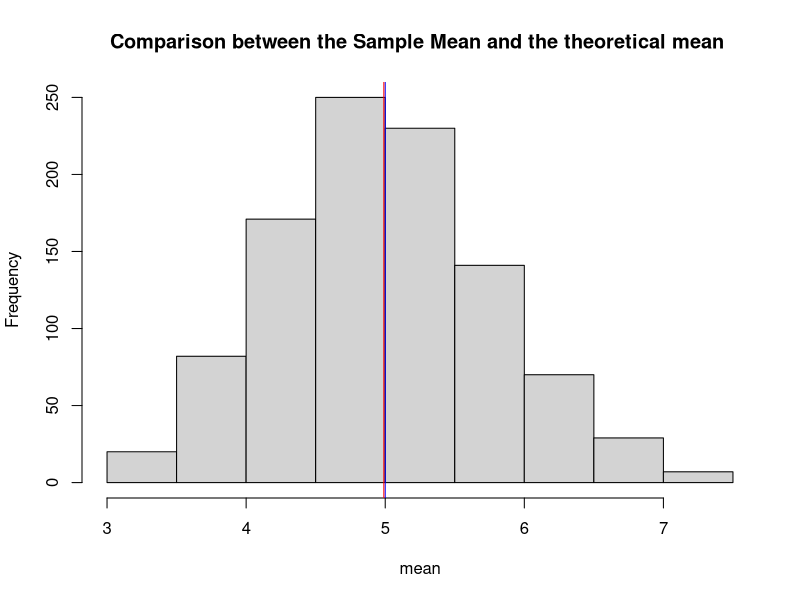
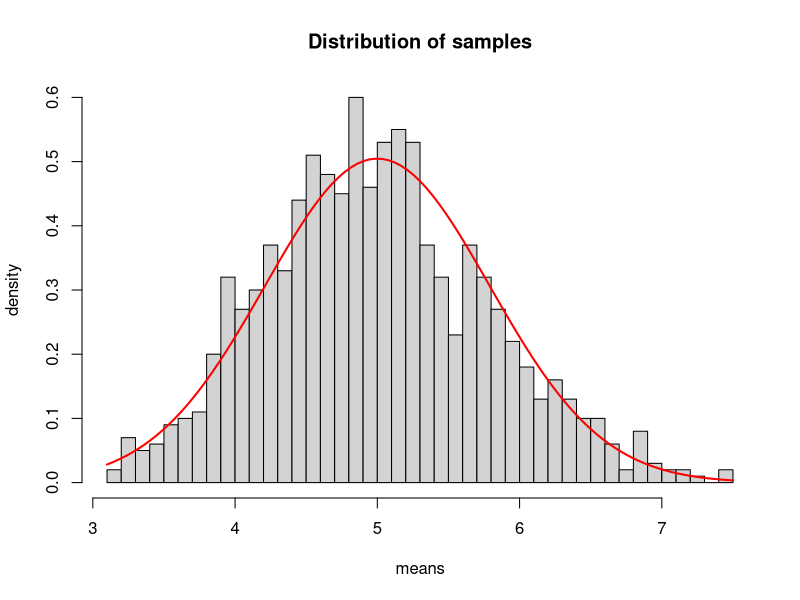
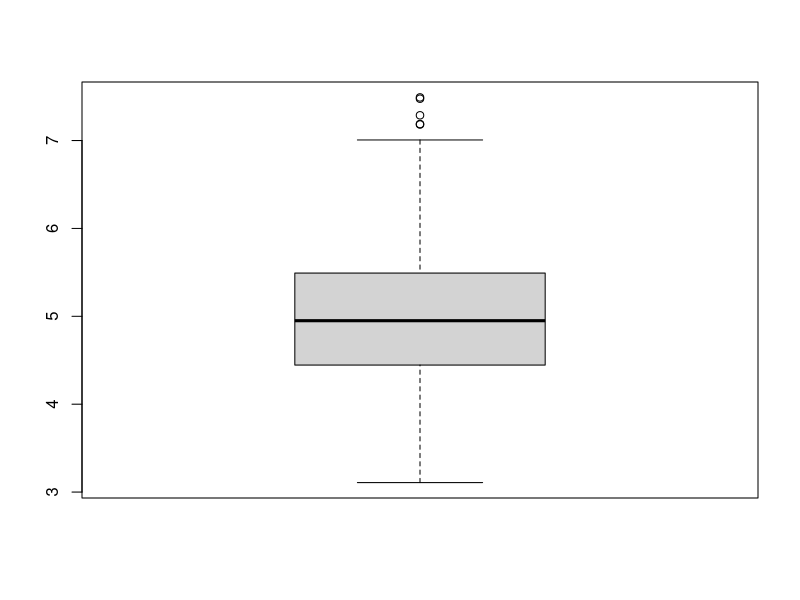
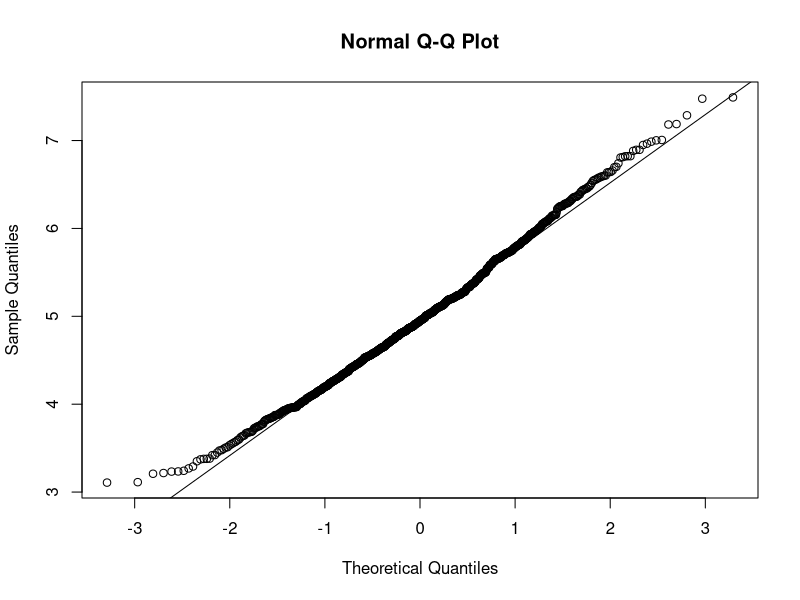

These charts were generated, in order, by the following R code:
## ---- chunk 1
set.seed(1)
lambda= 0.2
n= 40
mns = NULL
for (i in 1 : 1000) {
  mns= c(mns, mean( rexp(n, lambda))) 
}
## ---- chunk 2

# Sample Mean:
SampleMean <- mean(mns)
SampleMean
# Theoretical Mean:
TheoreticalMean<- 1/lambda
TheoreticalMean
# Difference between theoretical and sample mean:
TheoreticalMean - SampleMean
# Visualization:
hist(mns, xlab = "mean", main = "Comparison between the Sample Mean and the theoretical mean ")
abline(v= TheoreticalMean, col= "blue" )
abline(v= SampleMean, col= "red")
## ---- chunk 3
# Sample Variance:
SampleVar <- var(mns)
SampleVar
# Theoretical Variance:
TheoreticalVar <- (1/lambda^2)/n
TheoreticalVar
# Difference between sample and theoretical variance:
TheoreticalVar - SampleVar

## ---- chunk 4
#Histogram:

hist(mns, main = "Distribution of samples", xlab = "means", ylab = "density", probability = TRUE, breaks = n)
x <- seq(min(mns), max(mns), length=100)
curve(dnorm(x, mean=1/lambda, sd=(1/lambda/sqrt(n)) ), col="red", lwd=2, add=TRUE, yaxt="n")

#Box Plot:

boxplot(mns)

#QQ Plot:

qqnorm(mns)
qqline(mns)
